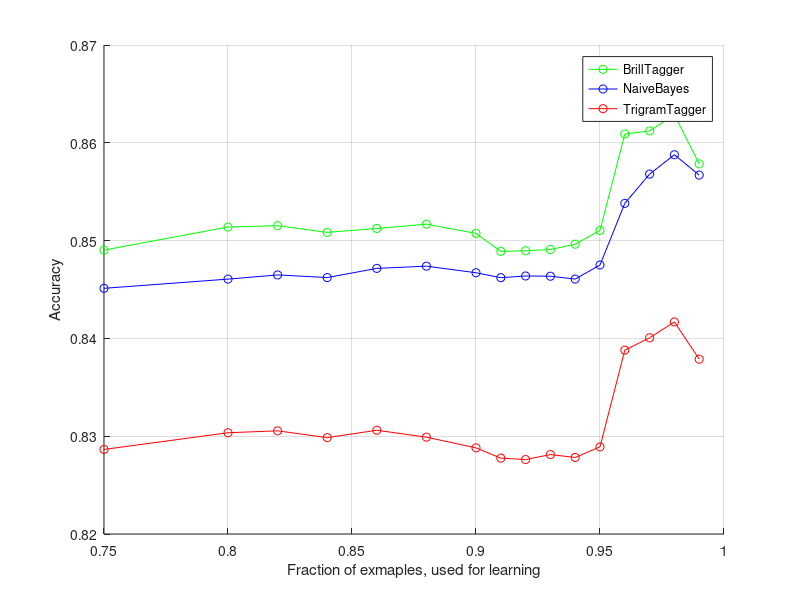

MATLAB code to generate this figure:
%data
fractions = [0.75, 0.80, 0.82, 0.84, 0.86, 0.88, 0.90, 0.91, 0.92, 0.93, 0.94, 0.95, 0.96, 0.97, 0.98, 0.99 ];
TrigramTagger = [0.828648, 0.830353, 0.830551, 0.829855, 0.830609, 0.829901, 0.828807, 0.827759, 0.827613, 0.828121, 0.827826, 0.828913, 0.838798, 0.840060, 0.841683, 0.837875];
BrillTagger = [0.849031, 0.851387, 0.851527, 0.850839, 0.851240, 0.851680, 0.850737, 0.848899, 0.848964,  0.849090, 0.849636, 0.851041, 0.860899, 0.861213, 0.862869, 0.857844];
NaiveBayes = [0.845122, 0.846063, 0.846490, 0.846221, 0.847159, 0.847387, 0.846713, 0.846211, 0.846384, 0.846358, 0.846064, 0.847508, 0.853809, 0.856799, 0.858779 , 0.856699];

%plot
figure(1);clf; hold on; grid on ;
set(gca,'fontsize',10); % sets font of numbers on axes
plot(fractions, BrillTagger,'g-o');
plot(fractions, NaiveBayes,'b-o');
plot(fractions, TrigramTagger,'r-o');

xlabel ('Fraction of exmaples, used for learning');
ylabel ('Accuracy');
legend ('BrillTagger','NaiveBayes','TrigramTagger');

fprintf('Average accuracy BrillTagger %g.\n',mean(BrillTagger))
fprintf('Average accuracy NaiveBayes %g.\n',mean(NaiveBayes))
fprintf('Average accuracy TrigramTagger %g.\n',mean(TrigramTagger))
